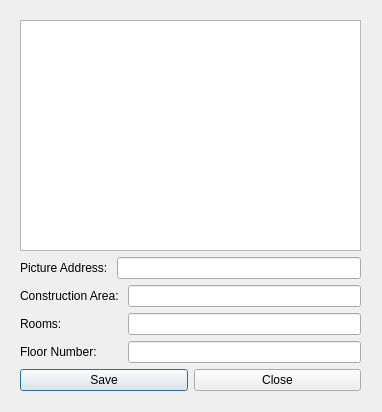
<?xml version="1.0" encoding="UTF-8"?>
<ui version="4.0">
 <class>unitPanel</class>
 <widget class="QDialog" name="unitPanel">
  <property name="geometry">
   <rect>
    <x>0</x>
    <y>0</y>
    <width>382</width>
    <height>412</height>
   </rect>
  </property>
  <property name="windowTitle">
   <string>Dialog</string>
  </property>
  <widget class="QWidget" name="">
   <property name="geometry">
    <rect>
     <x>20</x>
     <y>20</y>
     <width>341</width>
     <height>371</height>
    </rect>
   </property>
   <layout class="QVBoxLayout" name="verticalLayout_4">
    <item>
     <layout class="QVBoxLayout" name="verticalLayout_3">
      <item>
       <widget class="QGraphicsView" name="graphicsView"/>
      </item>
      <item>
       <layout class="QHBoxLayout" name="horizontalLayout">
        <item>
         <widget class="QLabel" name="label">
          <property name="text">
           <string>Picture Address: </string>
          </property>
         </widget>
        </item>
        <item>
         <widget class="QLineEdit" name="lPicAdd"/>
        </item>
       </layout>
      </item>
     </layout>
    </item>
    <item>
     <layout class="QHBoxLayout" name="horizontalLayout_2">
      <item>
       <layout class="QVBoxLayout" name="verticalLayout_2">
        <item>
         <widget class="QLabel" name="label_3">
          <property name="text">
           <string>Construction Area: </string>
          </property>
         </widget>
        </item>
        <item>
         <widget class="QLabel" name="label_4">
          <property name="text">
           <string>Rooms: </string>
          </property>
         </widget>
        </item>
        <item>
         <widget class="QLabel" name="label_2">
          <property name="text">
           <string>Floor Number: </string>
          </property>
         </widget>
        </item>
       </layout>
      </item>
      <item>
       <layout class="QVBoxLayout" name="verticalLayout">
        <item>
         <widget class="QLineEdit" name="lCArea"/>
        </item>
        <item>
         <widget class="QLineEdit" name="lRooms"/>
        </item>
        <item>
         <widget class="QLineEdit" name="lFloorN"/>
        </item>
       </layout>
      </item>
     </layout>
    </item>
    <item>
     <layout class="QHBoxLayout" name="horizontalLayout_3">
      <item>
       <widget class="QPushButton" name="pSave">
        <property name="text">
         <string>Save</string>
        </property>
       </widget>
      </item>
      <item>
       <widget class="QPushButton" name="pClose">
        <property name="text">
         <string>Close</string>
        </property>
       </widget>
      </item>
     </layout>
    </item>
   </layout>
  </widget>
 </widget>
 <resources/>
 <connections/>
</ui>
